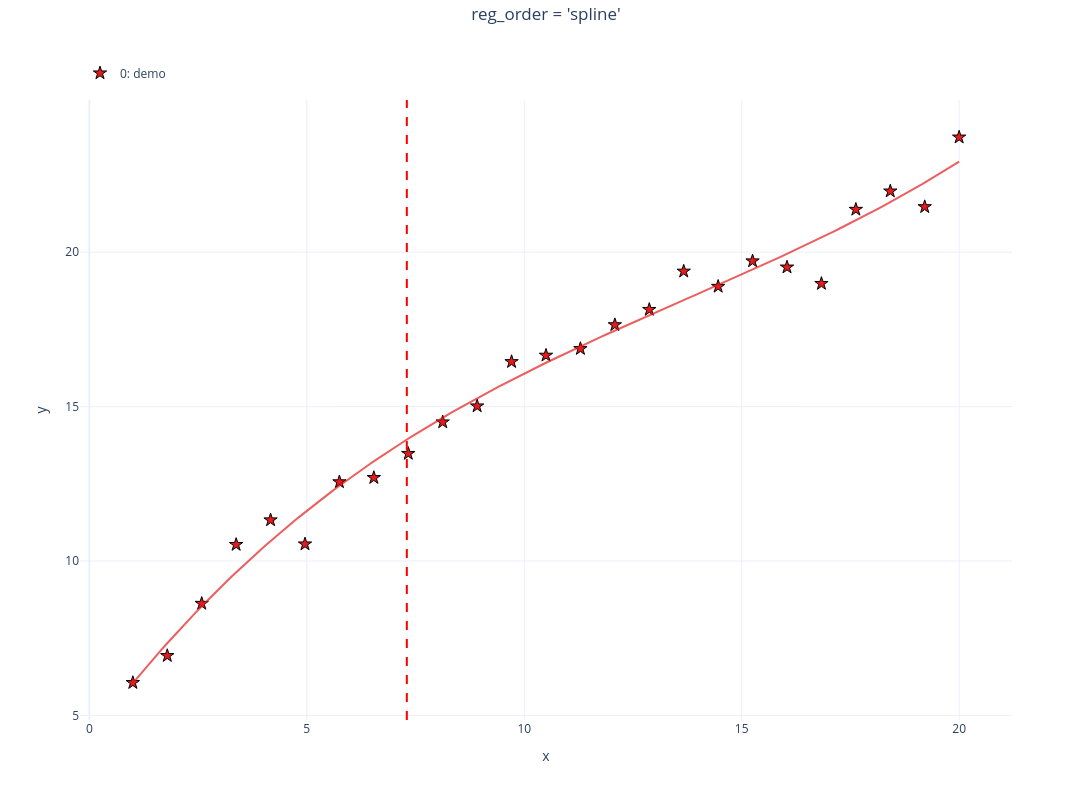

The notebook cell this image was saved under:
### Markdown cell above
## `spline` — univariate spline (k=3)

### Code cell
demo('spline')

### Figure 1 — Plotly figure (JSON) as saved in the notebook; plotly's stock layout.template omitted (floating-point values rounded to 4 significant figures; data arrays with more than 128 entries replaced by an {"elided": "..."} marker saying what was removed)
{"data": [{"customdata": [[1.0, 6.058], [1.792, 6.933], [2.583, 8.624], [3.375, 10.53], [4.167, 11.33], [4.958, 10.55], [5.75, 12.56], [6.542, 12.7], [7.333, 13.48], [8.125, 14.5], [8.917, 15.02], [9.708, 16.45], [10.5, 16.66], [11.29, 16.87], [12.08, 17.65], [12.88, 18.14], [13.67, 19.38], [14.46, 18.89], [15.25, 19.71], [16.04, 19.51], [16.83, 18.98], [17.62, 21.38], [18.42, 21.98], [19.21, 21.47], [20.0, 23.72]], "hovertemplate": "<b><u>Set: 0</u></b><br><b>demo</b><br>x: %{customdata[0]:.2f}<br>y: %{customdata[1]:.2f}<extra></extra>", "legendgroup": "group_0", "line": {"color": "#E41A1C", "width": 2}, "marker": {"color": "#E41A1C", "line": {"color": "black", "width": 1}, "opacity": 1, "size": 10, "symbol": "star"}, "mode": "markers+markers", "name": "0: demo", "showlegend": true, "type": "scatter", "x": [1.0, 1.792, 2.583, 3.375, 4.167, 4.958, 5.75, 6.542, 7.333, 8.125, 8.917, 9.708, 10.5, 11.29, 12.08, 12.88, 13.67, 14.46, 15.25, 16.04, 16.83, 17.62, 18.42, 19.21, 20.0], "xaxis": "x", "y": [6.058, 6.933, 8.624, 10.53, 11.33, 10.55, 12.56, 12.7, 13.48, 14.5, 15.02, 16.45, 16.66, 16.87, 17.65, 18.14, 19.38, 18.89, 19.71, 19.51, 18.98, 21.38, 21.98, 21.47, 23.72], "yaxis": "y"}, {"hoverinfo": "skip", "legendgroup": "group_0", "line": {"color": "#E41A1C", "width": 2}, "mode": "lines", "name": "0: demo Fit (Spline3)", "opacity": 0.7, "showlegend": false, "type": "scatter", "x": {"elided": "200 float values"}, "xaxis": "x", "y": {"elided": "200 float values"}, "yaxis": "y"}], "layout": {"height": 800, "legend": {"orientation": "h", "x": 0, "xanchor": "left", "y": 1.02, "yanchor": "bottom"}, "margin": {"r": 80, "t": 100}, "shapes": [{"line": {"color": "red", "dash": "dash"}, "type": "line", "x0": 7.3, "x1": 7.3, "xref": "x", "y0": 0, "y1": 1, "yref": "y domain"}], "showlegend": true, "title": {"text": "reg_order = 'spline'", "x": 0.5, "xanchor": "center", "y": 0.99, "yanchor": "top", "yref": "container"}, "width": 1200, "xaxis": {"anchor": "y", "domain": [0, 1], "title": {"standoff": 15, "text": "x"}}, "yaxis": {"anchor": "x", "domain": [0, 1], "title": {"standoff": 15, "text": "y"}}}}
